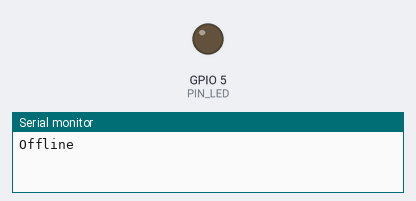
Simulated run of this sketch. Board: ESP8266 (NodeMCU). Shown: output pins drawn as LEDs (lit = HIGH), the last lines printed to the serial monitor. WiFi joins after 1.5 s; servers stay silent unless stated.

Above: at 0.1 s.
At 1.6 s:
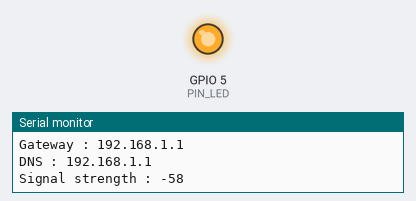
Timing chart, 0 to 3.1 s (numbered marks = the images above):
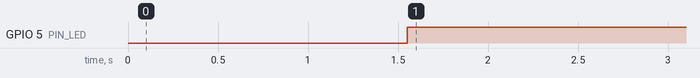

Measured:
- by itself, GPIO 5 (PIN_LED): LOW → HIGH at 1.6 s

The sketch:

HelloWifi.ino
```cpp
#include "Arduino.h"
#include "ESP8266WiFi.h"

#define PIN_LED 5
const char * SSID = "RaggaPhone";
const char * PASSWORD = "charcuterie";

void onConnected(const WiFiEventStationModeConnected& event);   // prototypes,functions
void onGotIP(const WiFiEventStationModeGotIP& event);           // delcared below

void setup() {
    pinMode(PIN_LED, OUTPUT);
    WiFi.mode(WIFI_STA);
    WiFi.begin(SSID, PASSWORD);
    Serial.begin(9600);
    Serial.println("");
    static WiFiEventHandler onConnectedHandler = WiFi.onStationModeConnected(onConnected);
    static WiFiEventHandler onGotIPHandler = WiFi.onStationModeGotIP(onGotIP);
}

void loop() {
    if (WiFi.isConnected()) {
        digitalWrite(PIN_LED, HIGH);
    }
    else {
        digitalWrite(PIN_LED, LOW);
        Serial.println("Offline");
    }
    delay(250);
}


void onConnected(const WiFiEventStationModeConnected& event) {
    Serial.println("Connected");
}

void onGotIP(const WiFiEventStationModeGotIP& event) {
    Serial.println("Connected");
    Serial.println("IP Adress : " + WiFi.localIP().toString());
    Serial.println("Gateway : " + WiFi.gatewayIP().toString());
    Serial.println("DNS : " + WiFi.dnsIP().toString());
    Serial.print("Signal strength : ");
    Serial.println(WiFi.RSSI());
}
```
